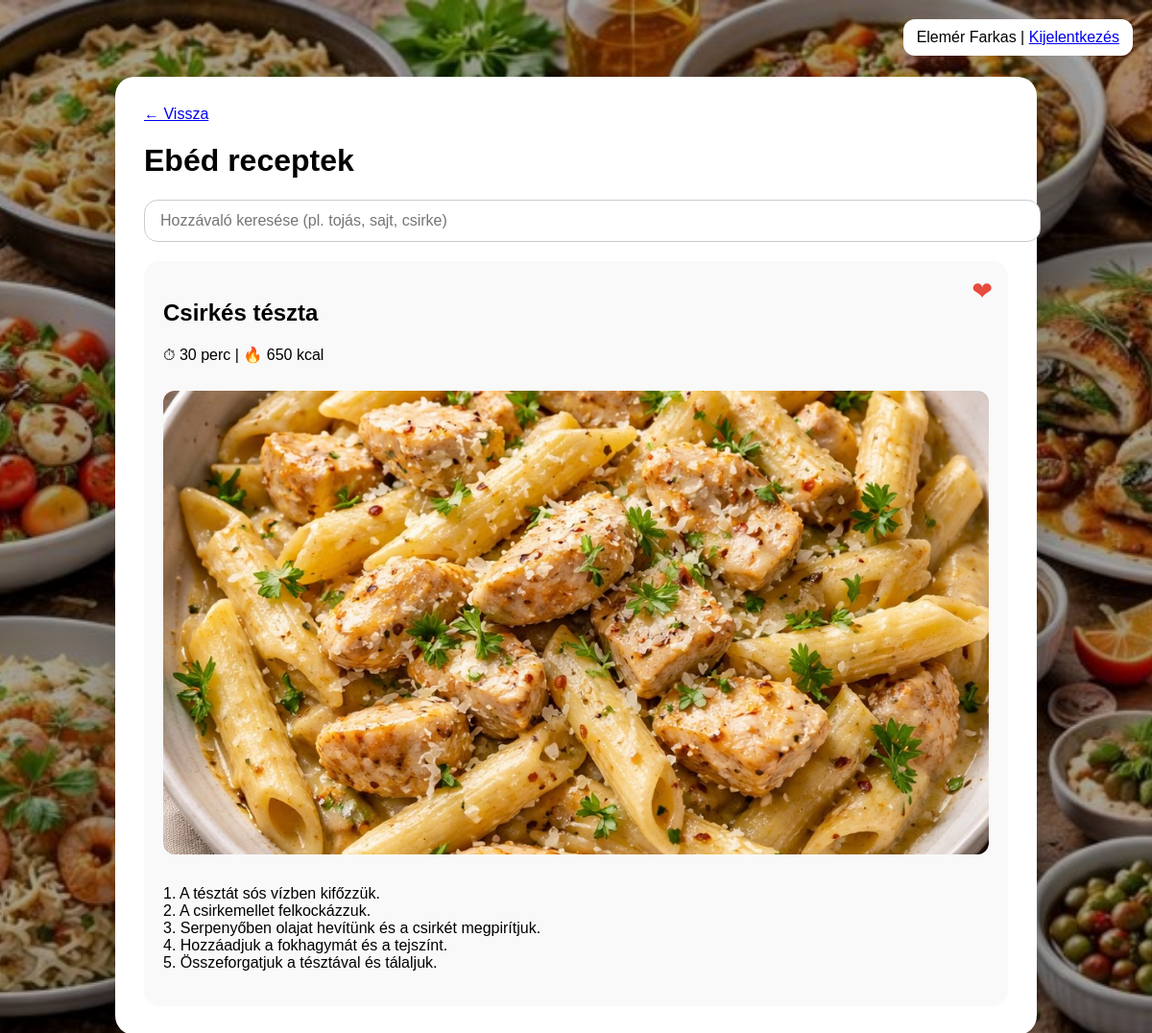
Page /receptek.php?id=2 (signed in) on the committed database.
### tables this page shows
CREATE TABLE `receptek` (
  `id` int(11) NOT NULL,
  `cim` varchar(255) NOT NULL,
  `kategoria` enum('Reggeli','Ebéd','Vacsora','kedvencek') NOT NULL,
  `ido` int(11) NOT NULL,
  `kaloria` int(11) NOT NULL,
  `hozzavalok` text NOT NULL,
  `leiras` text NOT NULL,
  `kep` varchar(255) NOT NULL,
  `user_id` int(11) NOT NULL
);

### receptek.php (the view, shortened to what this page needs)
<?php
$user_id = (int)$_SESSION["user_id"];
$conn = new mysqli("localhost","root","","zsebszakács");
$conn->set_charset("utf8mb4");
$id  = (int)($_GET["id"] ?? 0);
$cat = $_GET["cat"] ?? "reggeli";
$ing = trim($_GET["ing"] ?? "");
$cat = mb_strtolower($cat, "UTF-8");
$pageTitleCat = $cat;
if ($id > 0) {
    $rq = $conn->prepare("SELECT kategoria FROM receptek WHERE id=?");
    $rq->bind_param("i", $id);
    $rq->execute();
    $rrow = $rq->get_result()->fetch_assoc();
    if ($rrow && !empty($rrow["kategoria"])) {
        $k = trim(mb_strtolower($rrow["kategoria"], "UTF-8"));
        $pageTitleCat = $k;
    }
}
$fav = [];
$fq = $conn->prepare("SELECT recept_id FROM kedvencek WHERE user_id=?");
$fq->bind_param("i", $user_id);
$fq->execute();
$fr = $fq->get_result();
while ($row = $fr->fetch_assoc()) {
    $fav[(int)$row["recept_id"]] = true;
}
$params = [];
$types  = "";
$sql    = "";
if ($id > 0) {
    $sql = "SELECT * FROM receptek WHERE id=?";
    $params[] = $id;
    $types .= "i";
}
$stmt = $conn->prepare($sql);
$stmt->bind_param($types, ...$params);
$stmt->execute();
$res = $stmt->get_result();
?>
<!DOCTYPE html>
<html lang="hu">
<head>
</head>
<body>
<div class="overlay">
<div class="top">
<?= htmlspecialchars($_SESSION["username"]) ?> |
<a href="kijelentkezes.php">Kijelentkezés</a>
</div>
<div class="container">
<a href="index.php">← Vissza</a>
<h1><?= ($pageTitleCat==="kedvencek" ? "Kedvencek" : ucfirst($pageTitleCat)." receptek") ?></h1>
<form method="get" class="search-box">
    <input
        type="text"
        name="ing"
        placeholder="Hozzávaló keresése (pl. tojás, sajt, csirke)"
        value="<?= htmlspecialchars($ing) ?>"
    >
</form>
<?php while ($r = $res->fetch_assoc()): ?>
    <?php $rid = (int)$r["id"]; ?>
    <div class="recept" id="recept-<?= $rid ?>">
        <span
            class="fav-btn <?= isset($fav[$rid]) ? "active" : "" ?>"
            onclick="toggleFav(this, <?= $rid ?>)"
            title="Kedvencekhez"
        >❤</span>
        <h2><?= htmlspecialchars($r['cim'] ?? "") ?></h2>
        <p>⏱ <?= (int)($r['ido'] ?? 0) ?> perc | 🔥 <?= (int)($r['kaloria'] ?? 0) ?> kcal</p>
        <?php if (!empty($r['kep'])): ?>
            <img src="kepek/<?= htmlspecialchars($r['kep']) ?>" alt="<?= htmlspecialchars($r['cim'] ?? "") ?>">
        <?php endif; ?>
        <p><?= nl2br(htmlspecialchars($r['leiras'] ?? "")) ?></p>
    </div>
<?php endwhile; ?>
</div>
</div>
</body>
</html>

### rows in the picture
receptek: kategoria "Ebéd", cim "Csirkés tészta", ido "30", kaloria "650", kep (picture), leiras "1. A tésztát sós vízben kifőzzük. 2. A csirkemellet felkockázzuk. 3. Serpenyőben olajat hevítünk és a csirkét megpirítjuk. 4. Hozzáadjuk a fokhagymát és a tejszínt. 5. Összeforgatjuk a tésztával és tálaljuk."

### other values in the picture
$_SESSION["username"] "Elemér Farkas"
